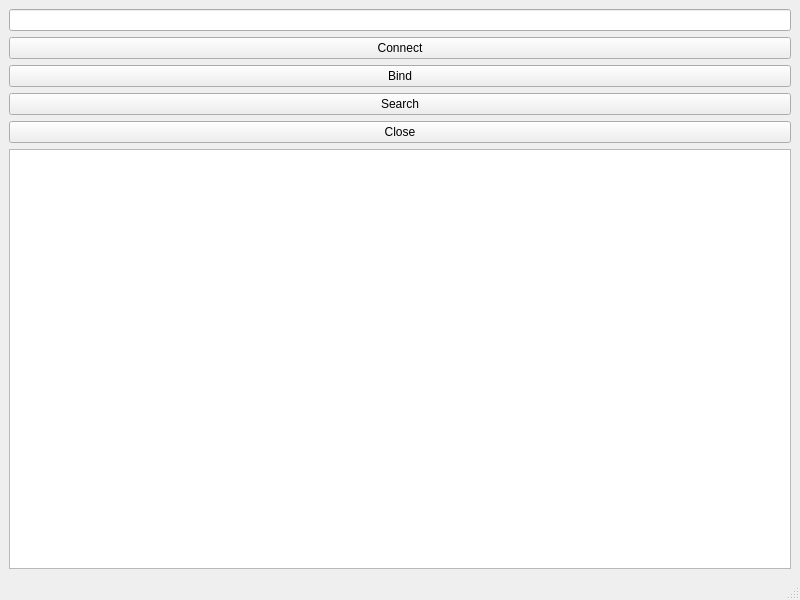
<?xml version="1.0" encoding="UTF-8"?>
<ui version="4.0">
 <class>MainWindow</class>
 <widget class="QMainWindow" name="MainWindow">
  <property name="geometry">
   <rect>
    <x>0</x>
    <y>0</y>
    <width>800</width>
    <height>600</height>
   </rect>
  </property>
  <property name="windowTitle">
   <string>MainWindow</string>
  </property>
  <widget class="QWidget" name="centralwidget">
   <layout class="QGridLayout" name="gridLayout">
    <item row="4" column="0">
     <widget class="QPushButton" name="closeBtn">
      <property name="text">
       <string>Close</string>
      </property>
     </widget>
    </item>
    <item row="3" column="0">
     <widget class="QPushButton" name="searchBtn">
      <property name="text">
       <string>Search</string>
      </property>
     </widget>
    </item>
    <item row="0" column="0">
     <widget class="QLineEdit" name="lineEdit"/>
    </item>
    <item row="1" column="0">
     <widget class="QPushButton" name="connectBtn">
      <property name="text">
       <string>Connect</string>
      </property>
     </widget>
    </item>
    <item row="2" column="0">
     <widget class="QPushButton" name="bindBtn">
      <property name="text">
       <string>Bind</string>
      </property>
     </widget>
    </item>
    <item row="5" column="0">
     <widget class="QTextEdit" name="textEdit"/>
    </item>
   </layout>
  </widget>
  <widget class="QMenuBar" name="menubar">
   <property name="geometry">
    <rect>
     <x>0</x>
     <y>0</y>
     <width>800</width>
     <height>30</height>
    </rect>
   </property>
  </widget>
  <widget class="QStatusBar" name="statusbar"/>
 </widget>
 <resources/>
 <connections/>
</ui>
